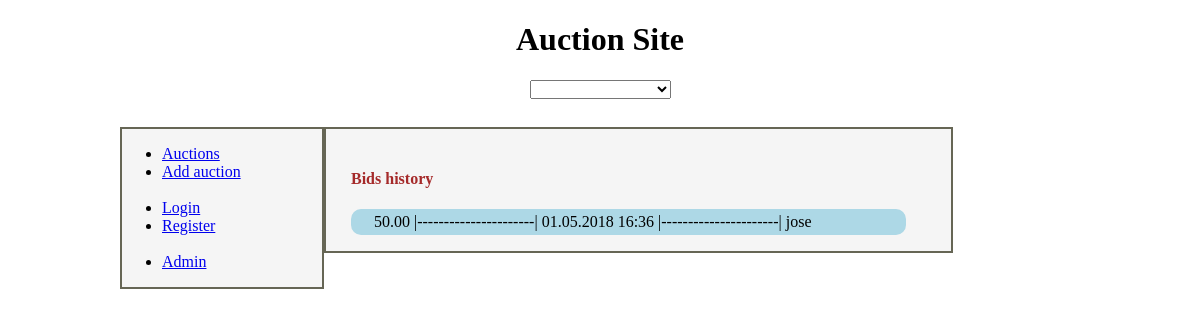
Screenshot of /bidhistory/2/ with the database file from the repository.
### registerapp/models.py (models this page shows, shortened)
class Bid(models.Model):
    bidder = models.ForeignKey(User)
    auction = models.ForeignKey(Auction)
    bid_amount = models.DecimalField(max_digits=8, decimal_places=2)
    timestamp = models.DateTimeField(auto_now_add=True, null=True, blank=True)

### registerapp/views.py (the view)
# urls.py: url(r'^bidhistory/(?P<auction_id>\d+)/$', bid_history, name='bid_history'),
def bid_history(request, auction_id):
    bids = Bid.objects.filter(auction_id=auction_id).order_by('-timestamp')
    return render(request, "bid_history.html", {'bids': bids})

### templates/bid_history.html (shortened to what this page needs)
<!DOCTYPE html>
<html lang="en">
{% extends "base.html" %}
{% block content %}
<h4 align="left" style="color:brown;">Bids history </h4>
{% for bid in bids %}
    <table class="card_history">
    <tr>
    <td>
        {{ bid.bid_amount }} |----------------------|
        {{ bid.timestamp|date:"d.m.Y H:i"}} |----------------------|
        {{ bid.bidder }}
    </td>
    </tr>
    </table>
{% endfor %}
{% endblock %}

### static/css/default.css (style rules this page uses)
body { text-align: center; }

### static/css/style.css (style rules this page uses)
.card_history { box-shadow: 0 4px 15px 2px rgba(0,0,0,0); border-radius: 10px; background-color: lightblue; padding-left: 20px; padding-bottom: 1px; padding-top: 1px; color: black; display: block; text-decoration: none; width:555px; }

### rows the page displays
Bid: bid_amount "50.00", timestamp "01.05.2018 16:36", bidder "jose"
